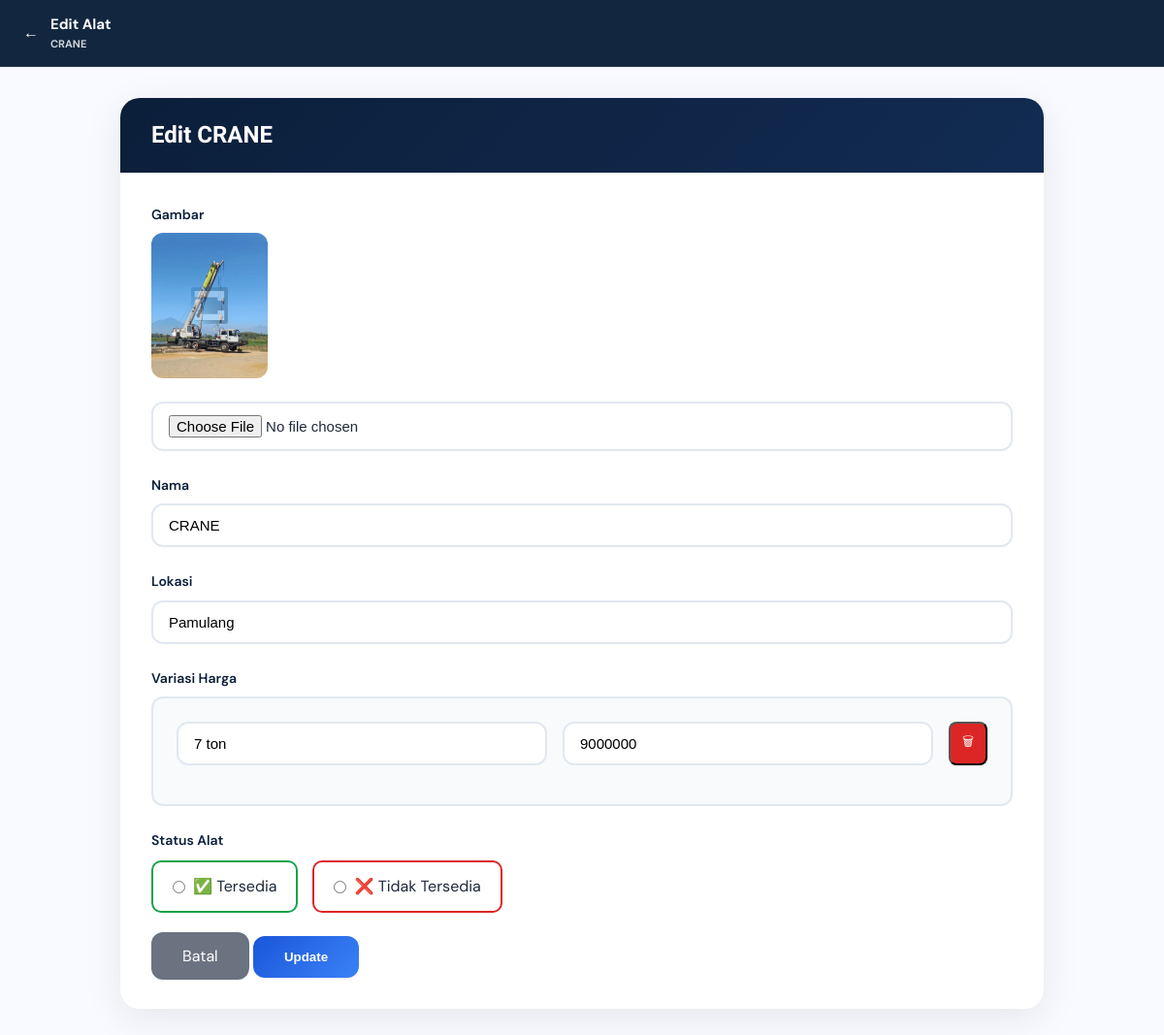
/admin/edit.php?id=25, run on the app's committed database.
### tables this page shows
CREATE TABLE `alat_berat` (
  `id` int NOT NULL AUTO_INCREMENT,
  `nama` varchar(100) DEFAULT NULL,
  `harga` int DEFAULT NULL,
  `deskripsi` text,
  `gambar` varchar(255) DEFAULT NULL,
  `status` varchar(20) DEFAULT NULL,
  `spesifikasi` text,
  `lokasi` varchar(100) DEFAULT NULL,
  PRIMARY KEY (`id`),
  FULLTEXT KEY `nama` (`nama`,`deskripsi`)
);

CREATE TABLE `harga_alat` (
  `id` int NOT NULL AUTO_INCREMENT,
  `alat_id` int DEFAULT NULL,
  `berat` varchar(50) DEFAULT NULL,
  `harga` int DEFAULT NULL,
  `jam` int DEFAULT '7',
  `keterangan` varchar(255) DEFAULT '6 Jam Kerja 1 Jam Istirahat',
  PRIMARY KEY (`id`),
  KEY `alat_id` (`alat_id`),
  CONSTRAINT `harga_alat_ibfk_1` FOREIGN KEY (`alat_id`) REFERENCES `alat_berat` (`id`) ON DELETE CASCADE
);

### admin/edit.php (the view, shortened to what this page needs)
<?php
include_once __DIR__ . '/../config/koneksi.php';
$id = (int)$_GET['id'];
$stmt = $conn->prepare("SELECT * FROM alat_berat WHERE id = ?");
$stmt->bind_param("i", $id);
$stmt->execute();
$result = $stmt->get_result();
$row = $result->fetch_assoc();
$stmt = $conn->prepare("SELECT * FROM harga_alat WHERE alat_id = ? ORDER BY id");
$stmt->bind_param("i", $id);
$stmt->execute();
$variasi_result = $stmt->get_result();
$variasi_data = [];
while ($v = $variasi_result->fetch_assoc()) {
    $variasi_data[] = $v;
}
?>
<!DOCTYPE html>
<html lang="id">
<head>
</head>
<body>
<nav class="nav">
<div class="nav-inner">
<a href="admin.php" class="nav-brand">
<div>←</div>
<div class="nav-brand-text">
<span>Edit Alat</span>
<span><?= htmlspecialchars($row['nama']); ?></span>
</div>
</a>
</div>
</nav>
<div class="main-content">
<div class="form-card">
<div class="form-header">
<h2>Edit <?= htmlspecialchars($row['nama']); ?></h2>
</div>
<form method="POST" enctype="multipart/form-data" class="form-body">
<div class="form-group">
<label class="form-label">Gambar</label>
<?php if (!empty($row['gambar'])): ?>
<img src="../uploads/<?= $row['gambar']; ?>" class="image-preview">
<?php endif; ?>
<input type="file" name="gambar" class="form-input">
</div>
<div class="form-group">
<label class="form-label">Nama</label>
<input type="text" name="nama" value="<?= htmlspecialchars($row['nama']); ?>" class="form-input" required>
</div>
<div class="form-group">
<label class="form-label">Lokasi</label>
<input type="text" name="lokasi" value="<?= htmlspecialchars($row['lokasi']); ?>" class="form-input" required>
</div>
<div class="form-group">
<label class="form-label">Variasi Harga</label>
<div class="variasi-group">
<?php foreach ($variasi_data as $v): ?>
<div class="variasi-row">
<input type="text" name="berat[]" value="<?= $v['berat']; ?>" class="form-input">
<input type="number" name="harga[]" value="<?= $v['harga']; ?>" class="form-input">
<button type="button" class="btn-remove-variasi" onclick="this.parentElement.remove()">🗑</button>
</div>
<?php endforeach; ?>
</div>
</div>
<div class="form-group">
    <label class="form-label">Status Alat</label>
    <div style="display:flex; gap:15px; margin-top:10px;">
        <label style="
            padding:12px 20px;
            border:2px solid #16A34A;
            border-radius:10px;
            cursor:pointer;
            display:flex;
            align-items:center;
            gap:8px;
        ">
            <input
                type="radio"
                name="status"
                value="Tersedia"
                <?= ($row['status'] == 'Tersedia') ? 'checked' : ''; ?>
            >
            ✅ Tersedia
        </label>
        <label style="
            padding:12px 20px;
            border:2px solid #DC2626;
            border-radius:10px;
            cursor:pointer;
            display:flex;
            align-items:center;
            gap:8px;
        ">
            <input
                type="radio"
                name="status"
                value="Tidak Tersedia"
                <?= ($row['status'] == 'Tidak Tersedia') ? 'checked' : ''; ?>
            >
            ❌ Tidak Tersedia
        </label>
    </div>
</div>
<div class="btn-group">
<a href="admin.php" class="btn-secondary">Batal</a>
<button type="submit" name="update" class="btn-primary">Update</button>
</div>
</form>
</div>
</div>
</body>
</html>

### admin/edit.php (style rules this page uses)
*, *::before, *::after { box-sizing: border-box; margin: 0; padding: 0; }
:root { --navy:#0B1F3A; --navy-2:#122B52; --blue:#1A56DB; --blue-lt:#3B82F6; --red:#DC2626; --text:#1E293B; --muted:#64748B; --white:#FFFFFF; --radius:12px; --radius-lg:20px; }
body { font-family: 'DM Sans', sans-serif; background: #F8FAFF; color: var(--text); line-height: 1.6; }
h1,h2,h3,h4 { font-family: 'Sora', sans-serif; line-height: 1.2; }
.nav { position: sticky; top: 0; z-index: 100; background: rgba(11,31,58,0.97); backdrop-filter: blur(12px); border-bottom: 1px solid rgba(255,255,255,0.08); }
.nav-inner { max-width: 1200px; margin: 0 auto; display: flex; align-items: center; justify-content: space-between; padding: 0 1.5rem; height: 68px; }
.nav-brand { display: flex; align-items: center; gap: 12px; text-decoration: none; color: white; font-weight: 700; }
.nav-brand-text { display: flex; flex-direction: column; }
.nav-brand-text span:first-child { font-size: 15px; }
.nav-brand-text span:last-child { font-size: 11px; opacity: 0.8; }
.main-content { max-width: 1000px; margin: 0 auto; padding: 2rem 1.5rem; }
.form-card { background: var(--white); border-radius: var(--radius-lg); box-shadow: 0 10px 40px rgba(0,0,0,0.08); overflow: hidden; margin-bottom: 2rem; }
.form-header { background: linear-gradient(135deg, var(--navy), var(--navy-2)); color: white; padding: 1.5rem 2rem; }
.form-body { padding: 2rem; }
.form-group { margin-bottom: 1.5rem; }
.form-label { display: block; font-weight: 600; color: var(--navy); margin-bottom: 0.5rem; font-size: 14px; }
.form-input, .form-textarea, .form-select { width: 100%; padding: 12px 16px; border: 2px solid #E2E8F0; border-radius: var(--radius); font-size: 15px; transition: all .2s; background: var(--white); }
.variasi-group { background: #F8FAFC; border: 2px solid #E2E8F0; border-radius: var(--radius); padding: 1.5rem; }
.variasi-row { display: grid; grid-template-columns: 1fr 1fr auto; gap: 1rem; margin-bottom: 1rem; }
.btn-remove-variasi { background: var(--red); color: white; padding: 8px 12px; border-radius: 8px; }
.btn-primary { background: linear-gradient(135deg, var(--blue), var(--blue-lt)); color: white; border: none; padding: 14px 32px; border-radius: var(--radius); font-weight: 700; cursor: pointer; }
.btn-secondary { background: #6B7280; color: white; padding: 14px 32px; border-radius: var(--radius); text-decoration: none; text-align: center; }
.image-preview { max-width: 200px; height: 150px; object-fit: cover; border-radius: 12px; margin-bottom: 1rem; }

### data on the page
alat_berat: nama "CRANE", gambar (picture), lokasi "Pamulang", status "☐ ✅ Tersedia", status "☐ ❌ Tidak Tersedia"
harga_alat: berat "7 ton", harga "9000000"
